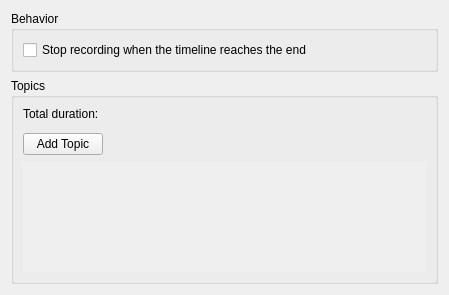
<?xml version="1.0" encoding="UTF-8"?>
<ui version="4.0">
 <class>TimelineConfig</class>
 <widget class="QWidget" name="TimelineConfig">
  <property name="geometry">
   <rect>
    <x>0</x>
    <y>0</y>
    <width>449</width>
    <height>295</height>
   </rect>
  </property>
  <property name="windowTitle">
   <string notr="true"/>
  </property>
  <layout class="QVBoxLayout" name="verticalLayout_4">
   <item>
    <widget class="QGroupBox" name="groupBox_2">
     <property name="title">
      <string comment="@title:group behavior">Behavior</string>
     </property>
     <layout class="QFormLayout" name="formLayout_3">
      <item row="0" column="0" colspan="2">
       <widget class="QCheckBox" name="kcfg_timeLineStop">
        <property name="text">
         <string comment="@option:check">Stop recording when the timeline reaches the end</string>
        </property>
       </widget>
      </item>
     </layout>
    </widget>
   </item>
   <item>
    <widget class="QGroupBox" name="groupBox">
     <property name="title">
      <string comment="@title:group Timeline topics">Topics</string>
     </property>
     <layout class="QVBoxLayout" name="verticalLayout_2">
      <item>
       <layout class="QFormLayout" name="formLayout_2">
        <item row="0" column="0">
         <widget class="QLabel" name="label">
          <property name="text">
           <string comment="@label The total timeline duration">Total duration:</string>
          </property>
         </widget>
        </item>
        <item row="0" column="1">
         <widget class="QLabel" name="totalDurationLabel">
          <property name="text">
           <string/>
          </property>
         </widget>
        </item>
       </layout>
      </item>
      <item>
       <widget class="KSeparator" name="kseparator"/>
      </item>
      <item>
       <layout class="QHBoxLayout" name="horizontalLayout">
        <item>
         <widget class="KPushButton" name="addTopicButton">
          <property name="text">
           <string comment="@action:button Add a new topic to the timeline">Add Topic</string>
          </property>
         </widget>
        </item>
        <item>
         <spacer name="horizontalSpacer">
          <property name="orientation">
           <enum>Qt::Horizontal</enum>
          </property>
          <property name="sizeHint" stdset="0">
           <size>
            <width>40</width>
            <height>20</height>
           </size>
          </property>
         </spacer>
        </item>
       </layout>
      </item>
      <item>
       <layout class="QVBoxLayout" name="verticalLayout">
        <item>
         <widget class="QScrollArea" name="scrollArea">
          <property name="frameShape">
           <enum>QFrame::NoFrame</enum>
          </property>
          <property name="widgetResizable">
           <bool>true</bool>
          </property>
          <widget class="QWidget" name="topicListWidget">
           <property name="geometry">
            <rect>
             <x>0</x>
             <y>0</y>
             <width>425</width>
             <height>136</height>
            </rect>
           </property>
          </widget>
         </widget>
        </item>
       </layout>
      </item>
     </layout>
    </widget>
   </item>
  </layout>
 </widget>
 <customwidgets>
  <customwidget>
   <class>KPushButton</class>
   <extends>QPushButton</extends>
   <header>kpushbutton.h</header>
  </customwidget>
  <customwidget>
   <class>KSeparator</class>
   <extends>QFrame</extends>
   <header>kseparator.h</header>
  </customwidget>
 </customwidgets>
 <resources/>
 <connections/>
</ui>
